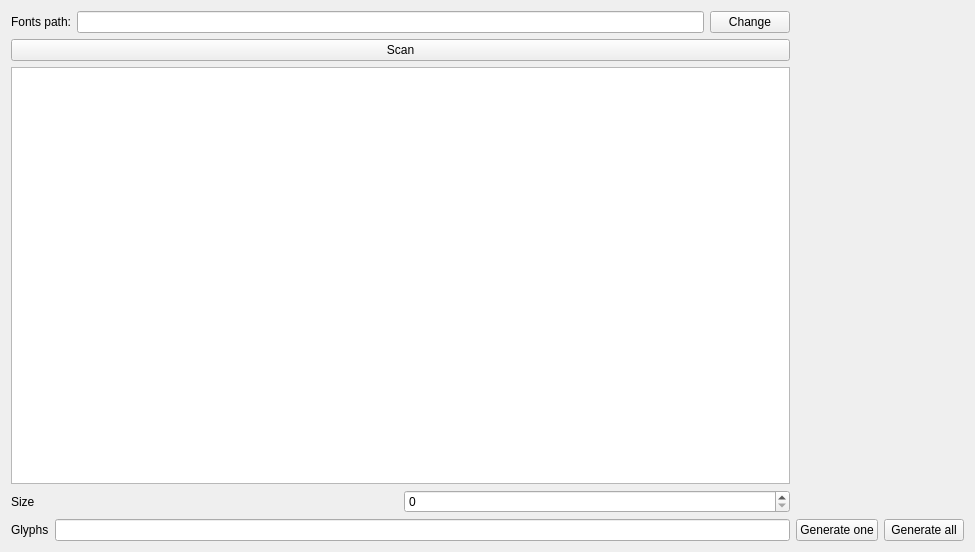
<?xml version="1.0" encoding="UTF-8"?>
<ui version="4.0">
 <class>Window</class>
 <widget class="QWidget" name="Window">
  <property name="geometry">
   <rect>
    <x>0</x>
    <y>0</y>
    <width>975</width>
    <height>552</height>
   </rect>
  </property>
  <property name="windowTitle">
   <string>Form</string>
  </property>
  <layout class="QHBoxLayout" name="horizontalLayout_5">
   <item>
    <layout class="QVBoxLayout" name="verticalLayout">
     <item>
      <layout class="QHBoxLayout" name="horizontalLayout_3">
       <item>
        <widget class="QLabel" name="pathLabel">
         <property name="text">
          <string>Fonts path:</string>
         </property>
        </widget>
       </item>
       <item>
        <widget class="QLineEdit" name="path"/>
       </item>
       <item>
        <widget class="QPushButton" name="changePath">
         <property name="text">
          <string>Change</string>
         </property>
        </widget>
       </item>
      </layout>
     </item>
     <item>
      <widget class="QPushButton" name="scan">
       <property name="text">
        <string>Scan</string>
       </property>
      </widget>
     </item>
     <item>
      <widget class="QListWidget" name="fontList"/>
     </item>
     <item>
      <layout class="QHBoxLayout" name="horizontalLayout">
       <item>
        <widget class="QLabel" name="sizeLabel">
         <property name="text">
          <string>Size</string>
         </property>
        </widget>
       </item>
       <item>
        <widget class="QSpinBox" name="size"/>
       </item>
      </layout>
     </item>
     <item>
      <layout class="QHBoxLayout" name="horizontalLayout_2">
       <item>
        <widget class="QLabel" name="glyphsLabel">
         <property name="text">
          <string>Glyphs</string>
         </property>
        </widget>
       </item>
       <item>
        <widget class="QLineEdit" name="glyphs"/>
       </item>
      </layout>
     </item>
    </layout>
   </item>
   <item>
    <layout class="QVBoxLayout" name="verticalLayout_2">
     <item>
      <widget class="QWidget" name="preview" native="true"/>
     </item>
     <item>
      <layout class="QHBoxLayout" name="horizontalLayout_4">
       <item>
        <widget class="QPushButton" name="generateOne">
         <property name="text">
          <string>Generate one</string>
         </property>
        </widget>
       </item>
       <item>
        <widget class="QPushButton" name="generateAll">
         <property name="text">
          <string>Generate all</string>
         </property>
        </widget>
       </item>
      </layout>
     </item>
    </layout>
   </item>
  </layout>
 </widget>
 <resources/>
 <connections/>
</ui>
